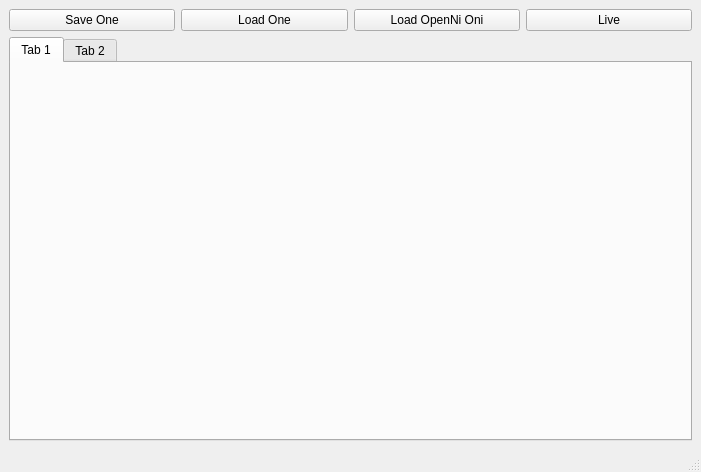
<?xml version="1.0" encoding="UTF-8"?>
<ui version="4.0">
 <class>WdgtKinectSuperPointsClass</class>
 <widget class="QMainWindow" name="WdgtKinectSuperPointsClass">
  <property name="geometry">
   <rect>
    <x>0</x>
    <y>0</y>
    <width>701</width>
    <height>472</height>
   </rect>
  </property>
  <property name="windowTitle">
   <string>Depth-adaptive Superpixels</string>
  </property>
  <widget class="QWidget" name="centralwidget">
   <layout class="QGridLayout" name="gridLayout">
    <item row="1" column="2">
     <widget class="QTabWidget" name="tabs">
      <widget class="QWidget" name="tab">
       <attribute name="title">
        <string>Tab 1</string>
       </attribute>
      </widget>
      <widget class="QWidget" name="tab_2">
       <attribute name="title">
        <string>Tab 2</string>
       </attribute>
      </widget>
     </widget>
    </item>
    <item row="0" column="2">
     <layout class="QHBoxLayout" name="horizontalLayout">
      <item>
       <widget class="QPushButton" name="pushButtonSaveOne">
        <property name="text">
         <string>Save One</string>
        </property>
       </widget>
      </item>
      <item>
       <widget class="QPushButton" name="pushButtonLoadOne">
        <property name="text">
         <string>Load One</string>
        </property>
       </widget>
      </item>
      <item>
       <widget class="QPushButton" name="pushButtonLoadOni">
        <property name="text">
         <string>Load OpenNi Oni</string>
        </property>
       </widget>
      </item>
      <item>
       <widget class="QPushButton" name="pushButtonLive">
        <property name="text">
         <string>Live</string>
        </property>
       </widget>
      </item>
     </layout>
    </item>
   </layout>
  </widget>
  <widget class="QMenuBar" name="menubar">
   <property name="geometry">
    <rect>
     <x>0</x>
     <y>0</y>
     <width>701</width>
     <height>25</height>
    </rect>
   </property>
  </widget>
  <widget class="QStatusBar" name="statusbar"/>
 </widget>
 <resources/>
 <connections/>
</ui>
